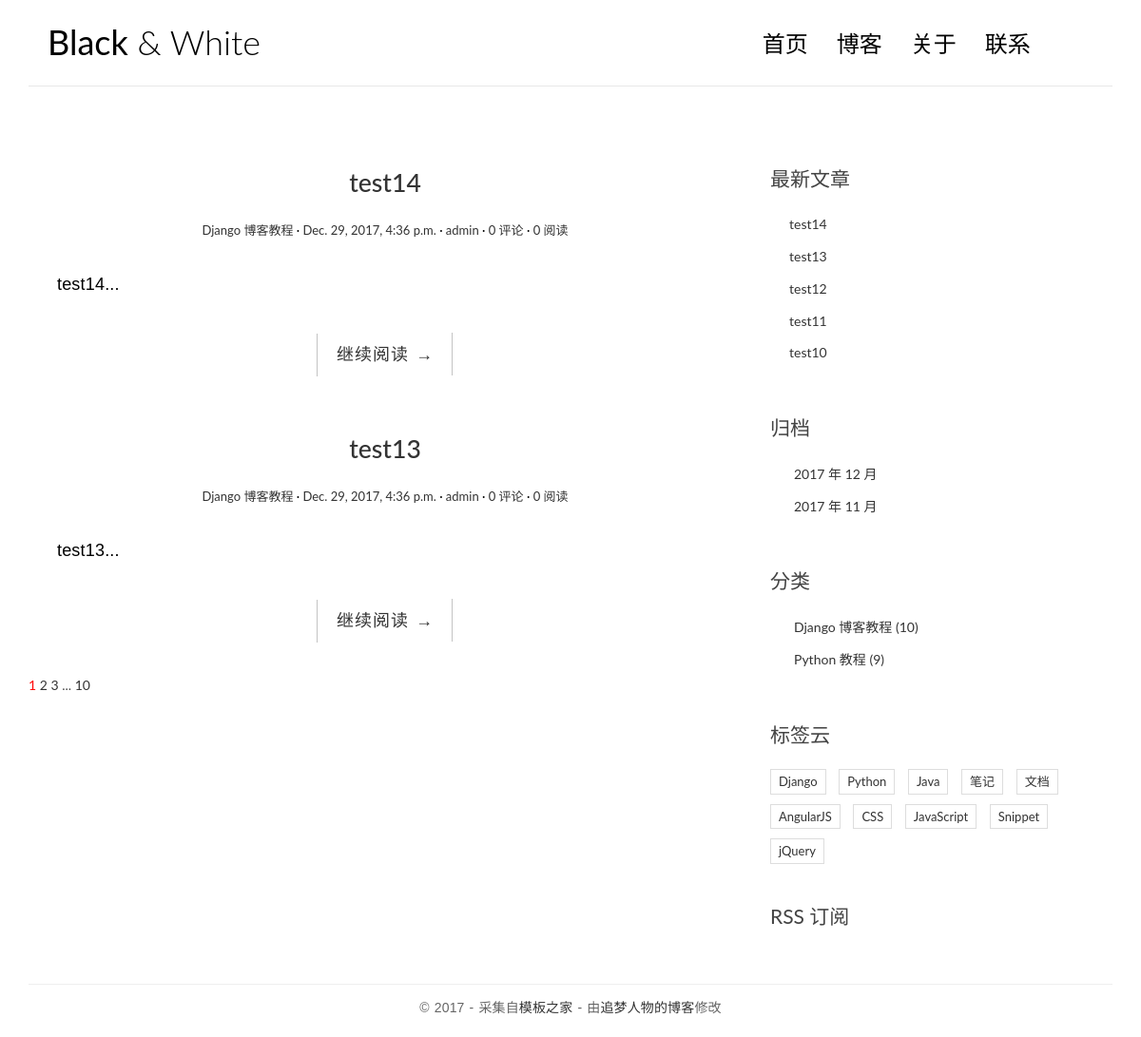
The page / on the database its author committed.
### blog/models.py (models this page shows, shortened)
@python_2_unicode_compatible
class Post(models.Model):
    title = models.CharField(max_length = 70)
    body = models.TextField()
    created_time = models.DateTimeField()
    modified_time = models.DateTimeField()
    excerpt = models.CharField(max_length=200, blank=True)
    category = models.ForeignKey(Category)
    tags = models.ManyToManyField(Tag, blank=True)
    author = models.ForeignKey(User)
    views = models.PositiveIntegerField(default=0)
    def get_absolute_url(self):
        return reverse('blog:detail', kwargs={'pk':self.pk})
    class Meta:
        ordering = ['-created_time']

@python_2_unicode_compatible
class Category(models.Model):
    name = models.CharField(max_length=100)

### blog/views.py (the view, shortened to what this page needs)
# urls.py: url(r'^$', views.IndexView.as_view(), name='index'),
class IndexView(ListView):
    model = Post
    template_name = 'blog/index.html'
    context_object_name = 'post_list'
    paginate_by = 2
    def get_context_data(self, **kwargs):
        context = super().get_context_data(**kwargs)
        paginator = context.get('paginator')
        page = context.get('page_obj')
        is_paginated = context.get('is_paginated')
        pagination_data = self.pagination_data(paginator, page, is_paginated)
        context.update(pagination_data)
        return context
    def pagination_data(self, paginator, page, is_paginated):
        if not is_paginated:
            return {}
        left = []
        right = []
        left_has_more = False
        right_has_more = False
        first = False
        last = False
        page_number = page.number
        total_pages = paginator.num_pages
        page_range = paginator.page_range
        if page_number == 1:
            right = page_range[page_number:page_number + 2]
            if right[-1] < total_pages - 1:
                right_has_more = True
            if right[-1] < total_pages:
                last = True
        elif page_number == total_pages:
            left = page_range[(page_number - 3) if (page_number - 3) > 0 else 0:page_number - 1]
            if left[0] > 2:
                left_has_more = True
            if left[0] > 1:
                first = True
        data = {
            'left': left,
            'right': right,
            'left_has_more': left_has_more,
            'right_has_more': right_has_more,
            'first': first,
            'last': last,
        }
        return data

### blog/templatetags/blog_tags.py (called while the page is built)
@register.simple_tag
def get_recent_posts(num=5):
    return Post.objects.all()[:num]

@register.simple_tag
def archives():
    return Post.objects.dates('created_time', 'month', order='DESC')

@register.simple_tag
def get_categories():
    return Category.objects.annotate(num_posts=Count('post')).filter(num_posts__gt=0)

### templates/blog/index.html (shortened to what this page needs)
{% extends 'base.html' %}
{% block main %}
                {% for post in post_list %}
                    <article class="post post-{{ post.pk }}">
                        <header class="entry-header">
                            <h1 class="entry-title">
                                <a href="{% url 'blog:detail' post.pk %}">{{ post.title }}</a>
                            </h1>
                            <div class="entry-meta">
                                <span class="post-category"><a href="{% url 'blog:category' post.category.pk %}">{{ post.category.name }}</a></span>
                                <span class="post-date"><a href="#"><time class="entry-date"
                                                                          datetime="{{ post.created_time }}">{{ post.created_time }}</time></a></span>
                                <span class="post-author"><a href="#">{{ post.author }}</a></span>
                                <span class="comments-link"><a href="{% url 'blog:detail' post.pk %}">{{ post.comment_set.count }} 评论</a></span>
                                <span class="views-count"><a href="#">{{ post.views }} 阅读</a></span>
                            </div>
                        </header>
                        <div class="entry-content clearfix">
                            <p>{{ post.excerpt }}...</p>
                            <div class="read-more cl-effect-14">
                                <a href="{{ post.get_absolute_url }}" class="more-link">继续阅读 <span class="meta-nav">→</span></a>
                            </div>
                        </div>
                    </article>
                {% empty %}
                    <div class="no-post">暂时还没有发布的文章</div>>
                {% endfor %}
                {% if is_paginated %}
                <div class="pagination">
                    <a href="?page={{ page_obj.number }}" style="color: red">{{ page_obj.number }}</a>
                    {% if right %}
                        {% for i in right %}
                            <a href="?page={{ i }}">{{ i }}</a>
                        {% endfor %}
                        {% if right_has_more %}
                            <span>...</span>
                        {% endif %}
                    {% endif %}
                    {% if last %}
                        <a href="?page={{ paginator.num_pages }}">{{ paginator.num_pages }}</a>
                    {% endif %}
                </div>
                {% endif %}
{% endblock main %}

### templates/base.html (shortened to what this page needs)
{% load staticfiles %}
{% load blog_tags %}
<!DOCTYPE html>
<html>
<head>
    <link rel="stylesheet" href="http://code.ionicframework.com/ionicons/2.0.1/css/ionicons.min.css">
    <link rel="stylesheet" href="https://cdn.bootcss.com/bootstrap/3.3.7/css/bootstrap.min.css">
    <link rel="stylesheet" href="{% static 'blog/css/pace.css' %}">
    <link rel="stylesheet" href="{% static 'blog/css/custom.css' %}">
    <link rel="stylesheet" href="{% static 'blog/css/highlights/github.css' %}">
</head>
<body>
<div class="container">
    <header id="site-header">
        <div class="row">
            <div class="col-md-4 col-sm-5 col-xs-8">
                <div class="logo">
                    <h1><a href="{% url 'blog:index' %}"><b>Black</b> &amp; White</a></h1>
                </div>
            </div>
            <div class="col-md-8 col-sm-7 col-xs-4">
                <nav class="main-nav" role="navigation">
                    <div class="collapse navbar-collapse" id="bs-example-navbar-collapse-1">
                        <ul class="nav navbar-nav navbar-right">
                            <li class="cl-effect-11"><a href="{% url 'blog:index' %}" data-hover="首页">首页</a></li>
                            <li class="cl-effect-11"><a href="full-width.html" data-hover="博客">博客</a></li>
                            <li class="cl-effect-11"><a href="about.html" data-hover="关于">关于</a></li>
                            <li class="cl-effect-11"><a href="contact.html" data-hover="联系">联系</a></li>
                        </ul>
                    </div>
                </nav>
            </div>
        </div>
    </header>
</div>
<div class="content-body">
    <div class="container">
        <div class="row">
            <main class="col-md-8">
                {% block main %}
                {% endblock main %}
            </main>
            <aside class="col-md-4">
                <div class="widget widget-recent-posts">
                    <h3 class="widget-title">最新文章</h3>
                    {% get_recent_posts as recent_post_list %}
                    <ul>
                        {% for post in recent_post_list %}
                        <li>
                            <a href="{% url 'blog:detail' post.pk %}">{{ post.title }}</a>
                        </li>
                        {% empty %}
                        暂无文章！
                        {% endfor %}
                    </ul>
                </div>
                <div class="widget widget-archives">
                    <h3 class="widget-title">归档</h3>
                    {% archives as date_list %}
                    <ul>
                        {% for date in date_list %}
                        <li>
                            <a href="{% url 'blog:archives' date.year date.month %}">
                                {{ date.year }} 年 {{ date.month }} 月
                            </a>
                        </li>
                        {% empty %}
                        暂无归档！
                        {% endfor %}
                    </ul>
                </div>
                <div class="widget widget-category">
                    <h3 class="widget-title">分类</h3>
                    {% get_categories as category_list %}
                    <ul>
                        {% for category in category_list %}
                        <li>
                            <a href="{% url 'blog:category' category.pk %}">{{ category.name }}
                            <span class="post-count">({{ category.num_posts }})</span>
                            </a>
                        </li>
                        {% empty %}
                        暂无分类！
                        {% endfor %}
                    </ul>
                </div>
                <div class="widget widget-tag-cloud">
                    <h3 class="widget-title">标签云</h3>
                    <ul>
                        <li>
                            <a href="#">Django</a>
                        </li>
                        <li>
                            <a href="#">Python</a>
                        </li>
                        <li>
                            <a href="#">Java</a>
                        </li>
                        <li>
                            <a href="#">笔记</a>
                        </li>
                        <li>
                            <a href="#">文档</a>
                        </li>
                        <li>
                            <a href="#">AngularJS</a>
                        </li>
                        <li>
                            <a href="#">CSS</a>
                        </li>
                        <li>
                            <a href="#">JavaScript</a>
                        </li>
                        <li>
                            <a href="#">Snippet</a>
                        </li>
                        <li>
                            <a href="#">jQuery</a>
                        </li>
                    </ul>
                </div>
                <div class="rss">
                    <a href=""> RSS 订阅</a>
                </div>
            </aside>
        </div>
    </div>
</div>
<footer id="site-footer">
    <div class="container">
        <div class="row">
            <div class="col-md-12">
                <p class="copyright">&copy 2017 - 采集自<a href="http://www.cssmoban.com/"
                                                        target="_blank" title="模板之家">模板之家</a>
                    - 由<a href="http://zmrenwu.com/" title="网页模板" target="_blank">追梦人物的博客</a>修改
                </p>
            </div>
        </div>
    </div>
</footer>
</body>
</html>

### blog/static/blog/css/custom.css (style rules this page uses)
* { outline: none; }
h1, h2, h3, h4, h5, h6 { margin-top: 0; }
b { font-weight: 400; }
a { color: #333; }
body { color: #444; font-family: 'Lato', sans-serif; }
p { font-family: 'Ubuntu', sans-serif; font-weight: 400; word-spacing: 1px; letter-spacing: 0.01em; }
#site-header { background-color: #FFF; padding: 25px 20px; margin-bottom: 40px; border-bottom: 1px solid #e7e7e7; }
.logo h1 a { color: #000; }
.logo h1 { margin: 0; font-family: 'Lato', sans-serif; font-weight: 300; }
.main-nav { margin-top: 11px; max-width: 95%; }
.main-nav a { color: #000000 !important; padding: 0 0 5px 0 !important; margin-right: 30px; font-family: 'Lato', sans-serif; font-weight: 300; font-size: 24px; }
.cl-effect-11 a { padding: 10px 0; color: #0972b4; text-shadow: none; }
.cl-effect-11 a::before { position: absolute; top: 0; left: 0; overflow: hidden; padding: 0 0 5px 0 !important; max-width: 0; border-bottom: 1px solid #000; color: #000; content: attr(data-hover); white-space: nowrap; -webkit-transition: max-width 0.5s; -moz-transition: max-width 0.5s; transition: max-width 0.5s; }
.content-body { padding-bottom: 4em; }
.post { background: #fff; padding: 30px 30px 0; }
.entry-title { text-align: center; font-size: 1.9em; margin-bottom: 20px; line-height: 1.6; padding: 10px 20px 0; }
.entry-meta { text-align: center; color: #DDDDDD; font-size: 13px; margin-bottom: 30px; }
.entry-content { font-size: 18px; line-height: 1.9; font-weight: 300; color: #000; }
.post-category::after, .post-date::after, .post-author::after, .comments-link::after { content: ' ·'; color: #000; }
.read-more { font-family: 'Ubuntu', sans-serif; font-weight: 400; word-spacing: 1px; letter-spacing: 0.01em; text-align: center; margin-top: 20px; }
.cl-effect-14 a { padding: 0 20px; height: 45px; line-height: 45px; position: relative; display: inline-block; margin: 15px 25px; letter-spacing: 1px; font-weight: 400; text-shadow: 0 0 1px rgba(255, 255, 255, 0.3); }
.cl-effect-14 a::before, .cl-effect-14 a::after { position: absolute; width: 45px; height: 1px; background: #C3C3C3; content: ''; -webkit-transition: all 0.3s; -moz-transition: all 0.3s; transition: all 0.3s; pointer-events: none; }
.cl-effect-14 a::before { top: 0; left: 0; -webkit-transform: rotate(90deg); -moz-transform: rotate(90deg); transform: rotate(90deg); -webkit-transform-origin: 0 0; -moz-transform-origin: 0 0; transform-origin: 0 0; }
.cl-effect-14 a::after { right: 0; bottom: 0; -webkit-transform: rotate(90deg); -moz-transform: rotate(90deg); transform: rotate(90deg); -webkit-transform-origin: 100% 0; -moz-transform-origin: 100% 0; transform-origin: 100% 0; }
.widget { background: #fff; padding: 30px 0 0; }
.widget-title { font-size: 1.5em; margin-bottom: 20px; line-height: 1.6; padding: 10px 0 0; font-weight: 400; }
.widget-recent-posts ul { padding: 0; margin: 0; padding-left: 20px; }
.widget-recent-posts ul li { list-style-type: none; position: relative; line-height: 170%; margin-bottom: 10px; }
.widget-recent-posts ul li::before { content: '\f3d3'; font-family: "Ionicons"; position: absolute; left: -17px; top: 3px; font-size: 16px; color: #000; }
.widget-archives ul { padding: 0; margin: 0; padding-left: 25px; }
.widget-archives ul li { list-style-type: none; position: relative; line-height: 170%; margin-bottom: 10px; }
.widget-archives ul li::before { content: '\f3f3'; font-family: "Ionicons"; position: absolute; left: -25px; top: 1px; font-size: 16px; color: #000; }
.widget-category ul { padding: 0; margin: 0; padding-left: 25px; }
.widget-category ul li { list-style-type: none; position: relative; line-height: 170%; margin-bottom: 10px; }
.widget-category ul li::before { content: '\f3fe'; font-family: "Ionicons"; position: absolute; left: -25px; top: 1px; font-size: 18px; color: #000; }
.widget-tag-cloud ul { padding: 0; margin: 0; margin-right: -10px; }
.widget-tag-cloud ul li { list-style-type: none; font-size: 13px; display: inline-block; margin-right: 10px; margin-bottom: 10px; padding: 3px 8px; border: 1px solid #ddd; }
.rss { font-size: 21px; margin-top: 30px; }
.rss a { color: #444; }
#site-footer { padding-top: 10px; padding: 0 0 1.5em 0; }
.copyright { text-align: center; padding-top: 1em; margin: 0; border-top: 1px solid #eee; color: #666; }

### rows shown on the page
Post: title "test14", category.name "Django 博客教程", created_time "Dec. 29, 2017, 4:36 p.m.", author "admin", comment_set.count "0", views "0", excerpt "test14"
Post: title "test13", category.name "Django 博客教程", created_time "Dec. 29, 2017, 4:36 p.m.", author "admin", comment_set.count "0", views "0", excerpt "test13"
Post: title "test12"
Post: title "test11"
Post: title "test10"
Category: name "Django 博客教程", num_posts "10"
Category: name "Python 教程", num_posts "9"

### other values the page prints
{{ page_obj.number }} "1"
{{ i }} "2" "3"
{{ paginator.num_pages }} "10"
{{ date.year }} "2017" "2017"
{{ date.month }} "12" "11"
